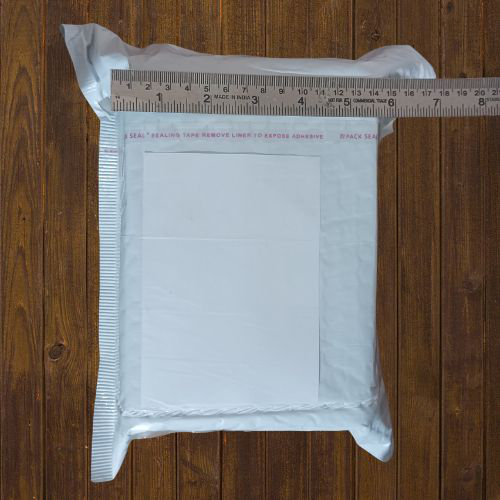
#> input picture Task_2/input_breadth.png, 500 x 500 px, found by its file name
$ python dummy.py
#> lines starting #> are read from the running program, lines starting #| are printed output that depends on the picture; after the words box and inside, x2 and y2 are one past the last pixel; in counts of white or black regions, pixels touching at a corner belong together
import cv2
import numpy as np
import matplotlib.pyplot as plt

# Load the image
image_path = 'V:\Web_Development\Gristip_Internship\Task_2\input_breadth.png'
image = cv2.imread(image_path)
#> image is the input picture: shape (500, 500, 3); mean B, G, R 106, 112.5, 120.8

# Convert the image to grayscale
gray = cv2.cvtColor(image, cv2.COLOR_BGR2GRAY)
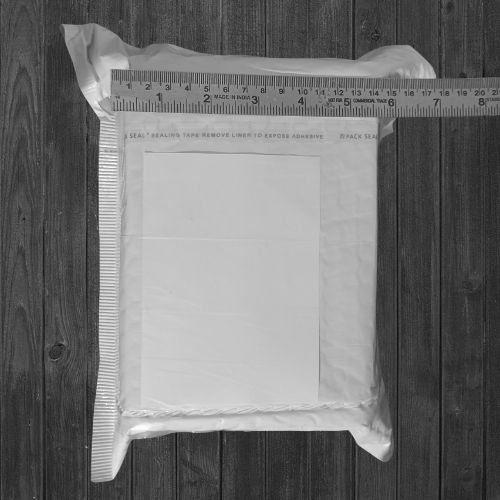
#> gray: shape (500, 500); min 9, max 252, mean 114.3

# Apply a binary threshold to isolate white regions
_, thresholded = cv2.threshold(gray, 240, 255, cv2.THRESH_BINARY)
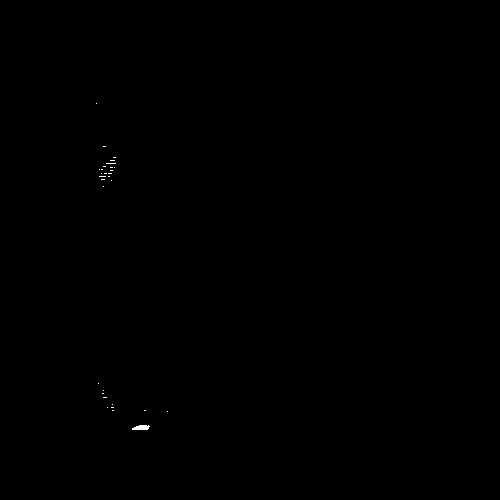
#> thresholded: shape (500, 500); 0.06% white; 30 white regions (29 under 20 px)

# Find contours of the white areas
contours, _ = cv2.findContours(thresholded, cv2.RETR_EXTERNAL, cv2.CHAIN_APPROX_SIMPLE)
#> contours = 30 contours, 29 with area under 20; largest, box (x1, y1, x2, y2) and area: (132, 425, 150, 430) 52

# Filter contours to find the largest rectangular white area
largest_contour = None
max_area = 0
for contour in contours:
    x, y, w, h = cv2.boundingRect(contour)
    area = w * h
    if area > max_area:
        max_area = area
        largest_contour = contour
#> this loop made 30 passes
#> (x, y, w, h, area, max_area) on pass 1: (132, 425, 18, 5, 90, 90)
#> after the loop, largest_contour = contour of 15 points, box (x1, y1, x2, y2) (132, 425, 150, 430), area 52; max_area = 90

# Draw the largest rectangle on the original image
output_image = image.copy()
if largest_contour is not None:
    x, y, w, h = cv2.boundingRect(largest_contour)
#> x = 132; y = 425; w = 18; h = 5
    cv2.rectangle(output_image, (x, y), (x + w, y + h), (0, 255, 0), 2)
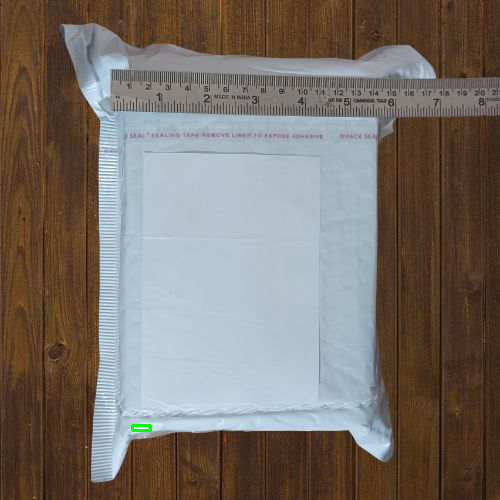
#> output_image: shape (500, 500, 3); 0.05% of pixels changed, all inside (x1, y1, x2, y2) = (131, 424, 152, 432)
    print(f"Largest white rectangle - x: {x}, y: {y}, width: {w}, height: {h}")
#| Largest white rectangle - x: 132, y: 425, width: 18, height: 5
else:
    print("No large white rectangle found.")

# Display or save the output image
output_path = 'V:\Web_Development\Gristip_Internship\Task_2\output_with_white_space.png'
cv2.imwrite(output_path, output_image)

# Show the image with detected white space
plt.imshow(cv2.cvtColor(output_image, cv2.COLOR_BGR2RGB))
plt.title("Detected Largest White Space")
plt.axis("off")
plt.show()

$ run again, with Task_2/input_length.png copied over Task_2/input_breadth.png
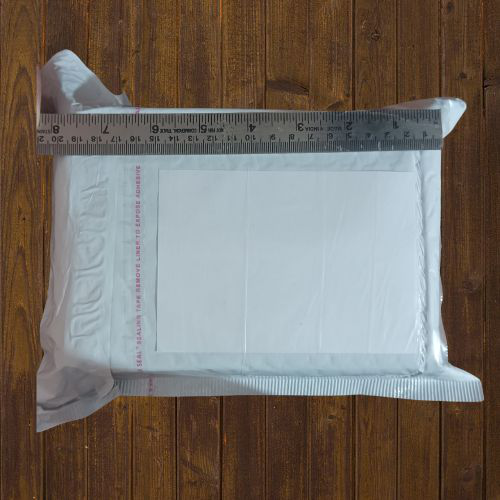
#> input picture Task_2/input_length.png, 500 x 500 px, found by its file name
#> image is the input picture: shape (500, 500, 3); mean B, G, R 101.4, 109.3, 117.2
#> `gray = cv2.cvtColor(image, cv2.COLOR_BGR2GRAY)`:
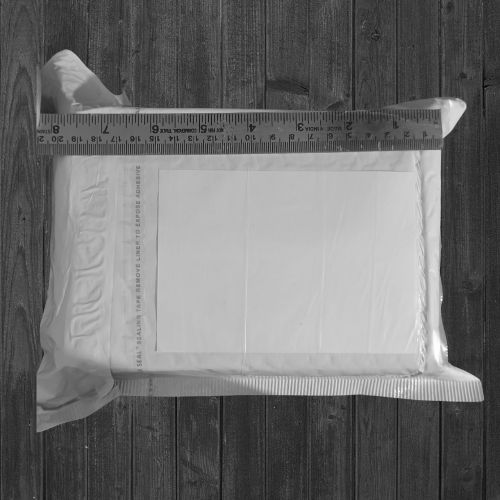
#> gray: shape (500, 500); min 6, max 254, mean 110.8
#> thresholded: shape (500, 500); 0.07% white; 12 white regions (11 under 20 px)
#> contours = 12 contours, 11 with area under 20; largest, box (x1, y1, x2, y2) and area: (433, 332, 440, 362) 108
#> the loop `for contour in contours:` made 12 passes
#> (x, y, w, h, area, max_area) on pass 9: (433, 332, 7, 30, 210, 210)
#> after the loop `for contour in contours:`: largest_contour = contour of 23 points, box (x1, y1, x2, y2) (433, 332, 440, 362), area 108; max_area = 210
#> `x, y, w, h = cv2.boundingRect(largest_contour)`: x = 433; y = 332; w = 7; h = 30
#> `cv2.rectangle(output_image, (x, y), (x + w, y + h), (0, 255, 0), 2)`:
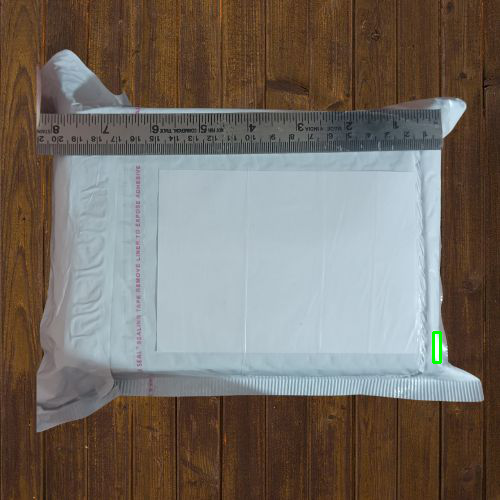
#> output_image: shape (500, 500, 3); 0.09% of pixels changed, all inside (x1, y1, x2, y2) = (432, 331, 442, 364)
#| Largest white rectangle - x: 433, y: 332, width: 7, height: 30

$ run again, with Task_2/input_test.png copied over Task_2/input_breadth.png
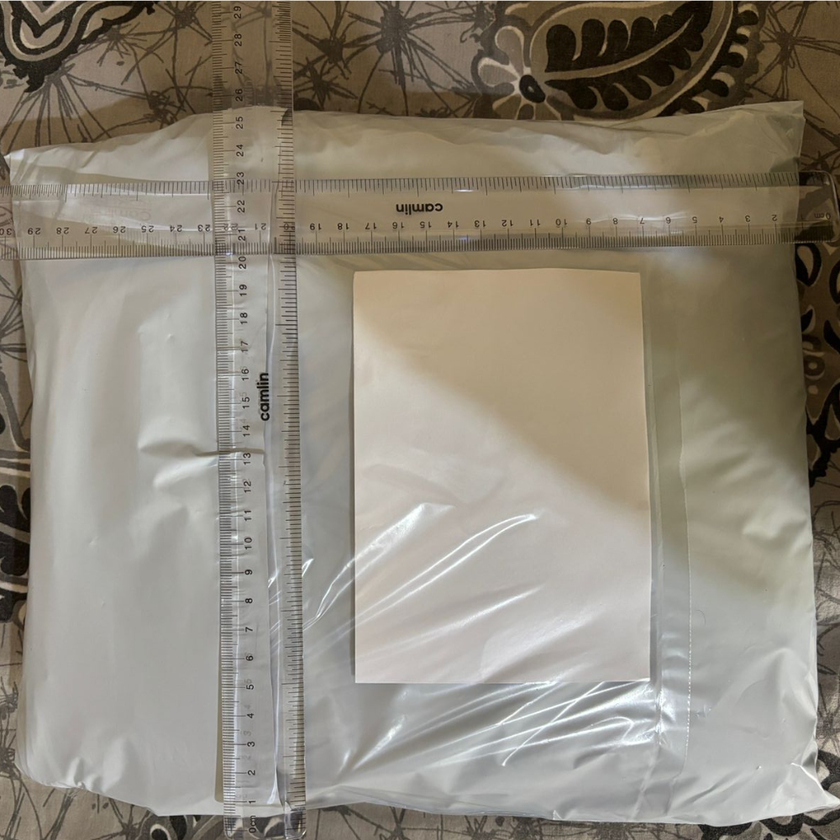
#> input picture Task_2/input_test.png, 840 x 840 px, shrunk from 1000 x 1000 before the run, found by its file name
#> image is the input picture: shape (840, 840, 3); mean B, G, R 122.9, 136, 143
#> `_, thresholded = cv2.threshold(gray, 240, 255, cv2.THRESH_BINARY)`:
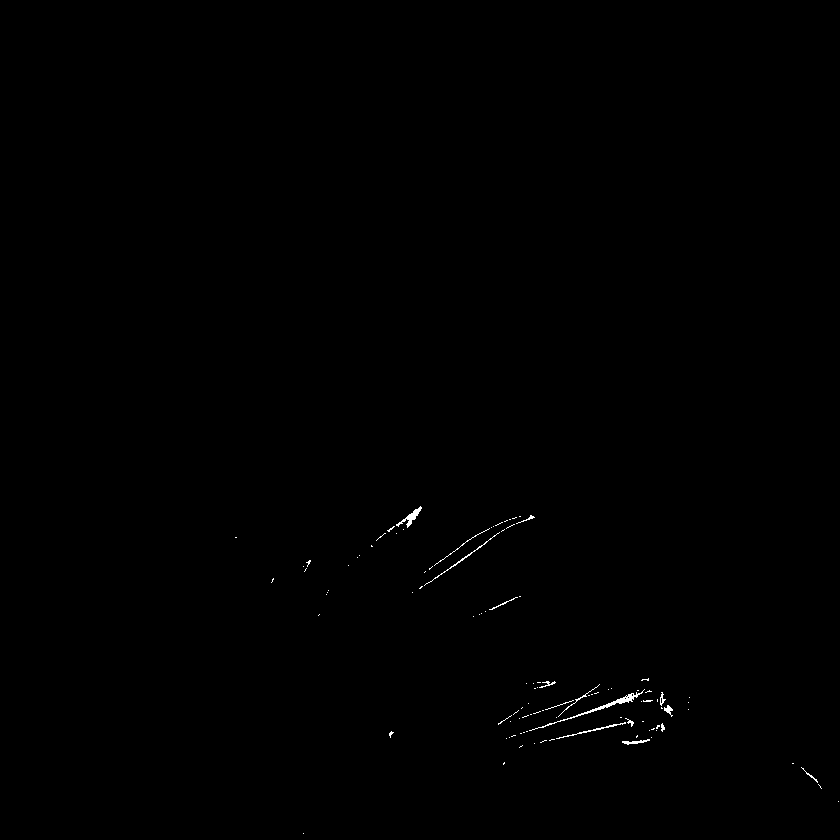
#> thresholded: shape (840, 840); 0.22% white in thin lines or dots, all inside (x1, y1, x2, y2) = (235, 506, 839, 834)
#> contours = 106 contours, 99 with area under 20; largest, box (x1, y1, x2, y2) and area: (529, 689, 645, 731) 188, (396, 506, 422, 528) 115, (622, 739, 650, 745) 43, (556, 722, 626, 739) 42, (424, 532, 500, 586) 39, (664, 705, 673, 717) 34, (660, 692, 666, 706) 26
#> the loop `for contour in contours:` made 106 passes
#> (x, y, w, h, area, max_area) on passes 3, 4, 26, 56: (818, 784, 4, 5, 20, 20), (801, 767, 17, 16, 272, 272), (556, 722, 70, 17, 1190, 1190), (529, 689, 116, 42, 4872, 4872)
#> after the loop `for contour in contours:`: largest_contour = contour of 167 points, box (x1, y1, x2, y2) (529, 689, 645, 731), area 188; max_area = 4872
#> `x, y, w, h = cv2.boundingRect(largest_contour)`: x = 529; y = 689; w = 116; h = 42
#> `cv2.rectangle(output_image, (x, y), (x + w, y + h), (0, 255, 0), 2)`:
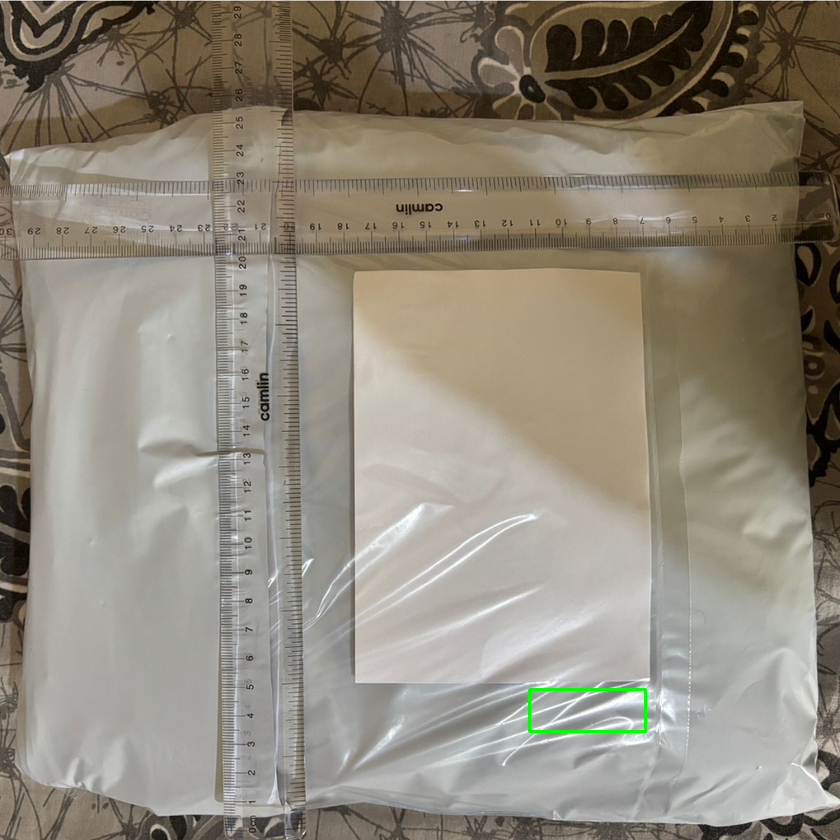
#> output_image: shape (840, 840, 3); 0.13% of pixels changed, all inside (x1, y1, x2, y2) = (528, 688, 647, 733)
#| Largest white rectangle - x: 529, y: 689, width: 116, height: 42
